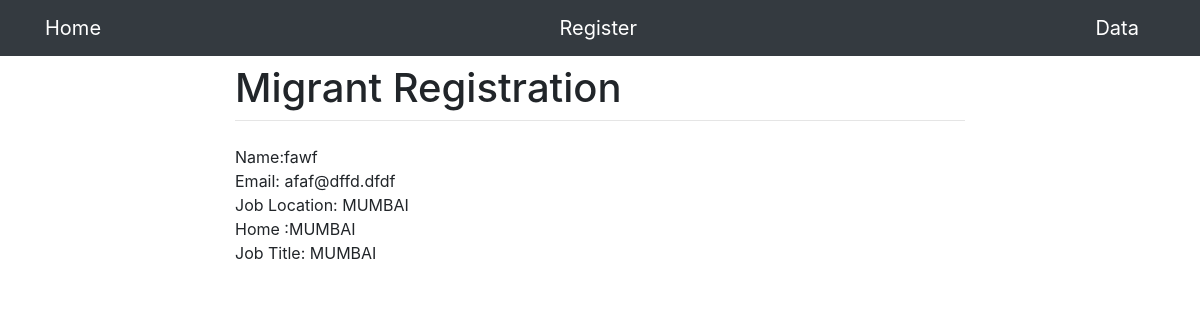
/1/, run on the app's committed database.
### registration/models.py (models this page shows)
class Person(models.Model):
    name = models.CharField(max_length=130)
    mobile=models.IntegerField(primary_key=True)
    email = models.EmailField(blank=True)
    job_title = models.CharField(max_length=30, blank=True)
    job=models.CharField(max_length=10,choices=LOCATIONCHOICE,default='Select')
    home=models.CharField(max_length=10,choices=LOCATIONCHOICE,default='Select')
    bio = models.TextField(blank=True)

### registration/views.py (the view)
# urls.py: path('<int:pk>/', views.DetailView.as_view(), name='detail'),
class DetailView(generic.DetailView):
    model = Person

### registration/templates/registration/person_detail.html
{% extends './base.html' %}
{% block content %}
Name:{{person.name}}
<br>
Email: {{person.email}}
<br>
Job Location: {{person.job}}
<br>
Home :{{person.home}}
<br>
Job Title: {{person.job}}
{% endblock %}

### data on the page
Person: name "fawf", email "afaf@dffd.dfdf", job "MUMBAI", home "MUMBAI"
